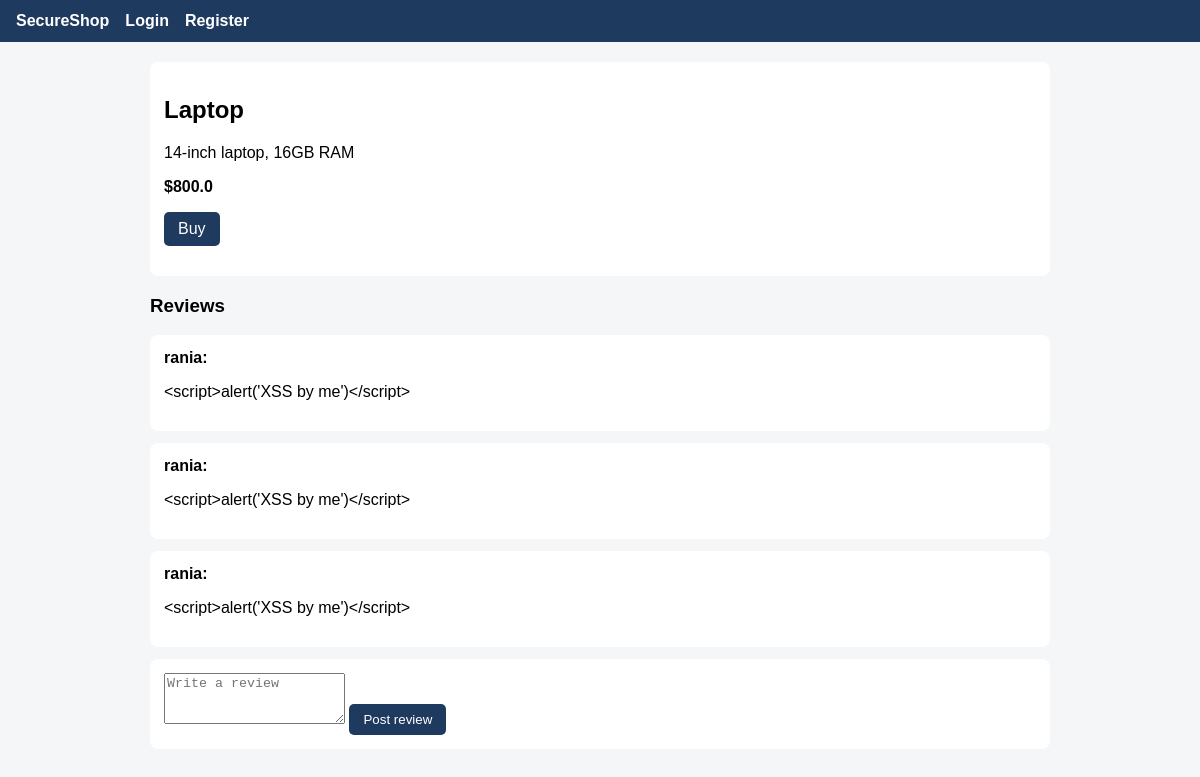
Page /product/1 on the committed database.
### tables this page shows
CREATE TABLE products(
        id INTEGER PRIMARY KEY,
        name TEXT,
        description TEXT,
        price REAL,
        stock INTEGER);

CREATE TABLE reviews(
        id INTEGER PRIMARY KEY,
        product_id INTEGER,
        username TEXT,
        body TEXT);

### app.py (the view)
@app.route("/product/<int:pid>")
def product(pid):
    db = get_db()
    p = db.execute("SELECT * FROM products WHERE id=?", (pid,)).fetchone()
    reviews = db.execute(
        "SELECT * FROM reviews WHERE product_id=? ORDER BY id DESC",
        (pid,)).fetchall()
    db.close()
    return render_template("product.html", p=p, reviews=reviews)

### app.py (called while the page is built)
def get_db():
    db = sqlite3.connect(DB_PATH)
    db.row_factory = sqlite3.Row
    return db

### templates/product.html (shortened to what this page needs)
{% extends "base.html" %}
{% block content %}
<div class="card">
  <h2>{{ p['name'] }}</h2>
  <p>{{ p['description'] }}</p>
  <b>${{ p['price'] }}</b>
  <p><a class="btn" href="{{ url_for('checkout', pid=p['id']) }}" style="text-decoration:none;display:inline-block">Buy</a></p>
</div>
<h3>Reviews</h3>
{% for r in reviews %}
<div class="card">
  <b>{{ r['username'] }}:</b>
  <p>{{ r['body'] }}</p>
</div>
{% else %}
<p>No reviews yet.</p>
{% endfor %}
<form method="post" action="{{ url_for('add_review', pid=p['id']) }}" class="card">
  <textarea name="body" rows="3" maxlength="1000" placeholder="Write a review" required></textarea>
  <button type="submit" class="btn">Post review</button>
</form>
{% endblock %}

### templates/base.html (style rules this page uses)
body { font-family: Arial, sans-serif; margin: 0; background: #f4f6f8; }
.card { background: white; border-radius: 8px; padding: 14px; margin-bottom: 12px; }
.btn { background: #1f3a5f; color: white; border: 0; padding: 8px 14px; border-radius: 5px; cursor: pointer; }

### rows in the picture
products: name "Laptop", description "14-inch laptop, 16GB RAM", price "800.0"
reviews: username "rania", body "<script>alert('XSS by me')</script>"
reviews: username "rania", body "<script>alert('XSS by me')</script>"
reviews: username "rania", body "<script>alert('XSS by me')</script>"
